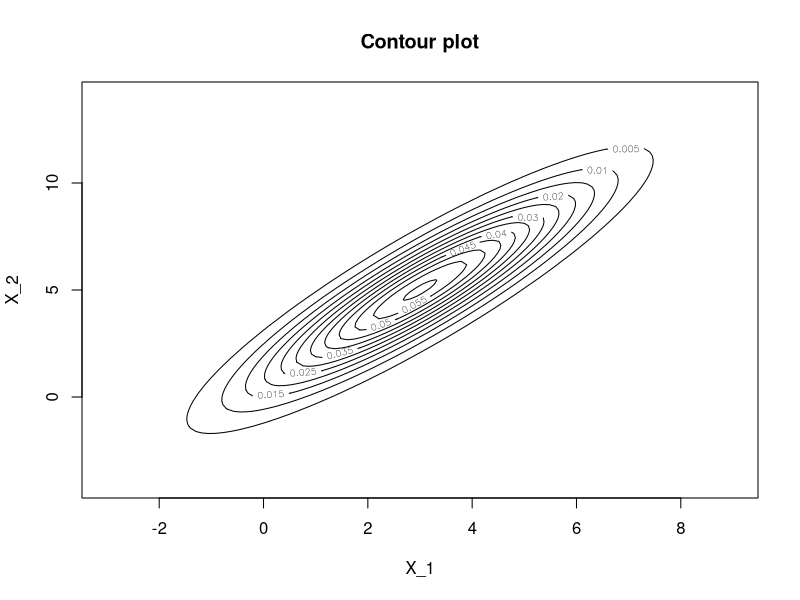
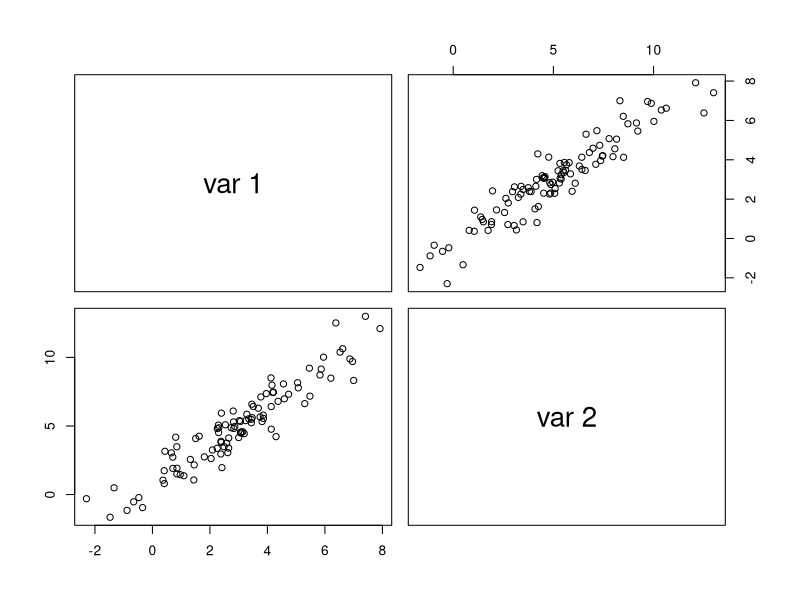
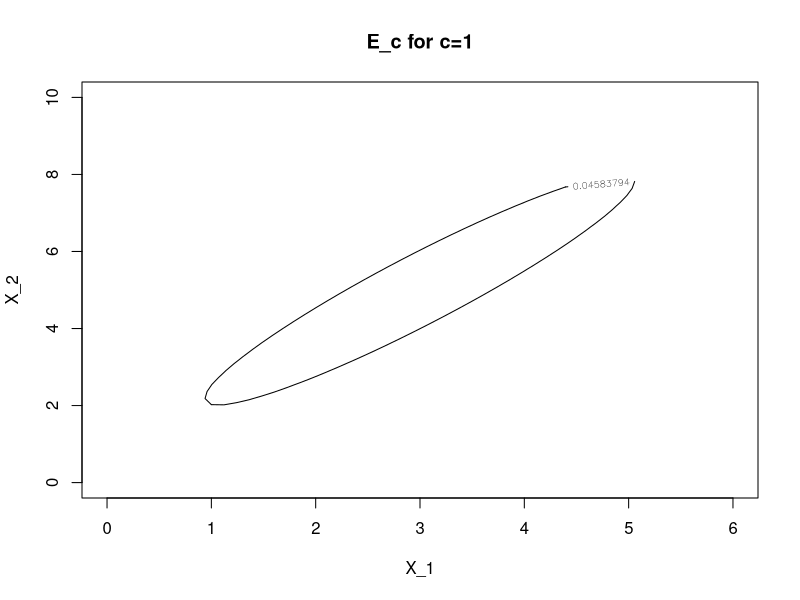

Recreate these plots in R, in order.
# MA 554 Applied Multivariate Analysis Fall 2019
# Author: Yuchen Dong
# Homework 1 Problem 4

library(MASS)
library(mvtnorm)
library(graphics)

set.seed(100) # Fix a random seed

mu = c(3,5)
var1 = 4
var2 = 9
corr12 = 0.9
Sigma = matrix(c(var1, sqrt(var1)*corr12*sqrt(var2),sqrt(var1)*corr12*sqrt(var2), var2), nrow=2 ,ncol=2)

# Generate the contour plot
D = det(Sigma)
x = seq(-3,9,length.out=100) # mu+/-3*sigma
y = seq(-4,14,length.out=100)
grids <- expand.grid(x,y)
f = dmvnorm(grids, mu, Sigma, log=FALSE)
z = matrix(f,100,100)
contour(x,y,z, main ='Contour plot',xlab='X_1', ylab='X_2')

# Generate 100 numbers of multivariate normal distribution
num = mvrnorm(n = 100, mu, Sigma)
pairs(num)

# Sample mean
xbar = colMeans(num)
xbar

# Sample covariance matrix
S =var(num)
S

# Sketch the equidistance set given by the sample Mahalanobis distance
c = 1;
level = exp(-c^2/2)/(2*pi*sqrt(det(S)));
x = seq(-3,9,length.out=100) # mu+/-3*sigma
y = seq(-4,14,length.out=100)
grids <- expand.grid(x,y)
f_new = dmvnorm(grids, xbar, S, log=FALSE)
z_new = matrix(f_new,100,100)
contour(x,y,z_new,xlim=c(0,6), ylim=c(0,10), main ='E_c for c=1',xlab='X_1', ylab='X_2', levels= level)

